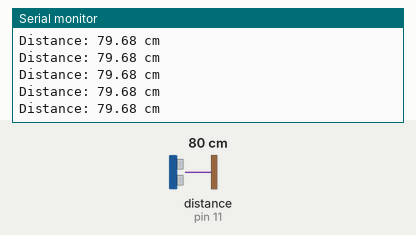
This sketch was run on a simulated Arduino Uno, built with avr-gcc and run on an emulated ATmega328P. Shown: the last lines printed to the serial monitor. Wiring (inferred from the names in the program): ultrasonic range finder: trigger pin 12; echo pin 11. The test bench sets the inputs (shaded band); at power-on: distance to the obstacle (sensor on pin 11) 80 cm. The echo pulse lasts 58.3 µs per cm.

Above: at 1.2 s.
1.3 s: distance to the obstacle (sensor on pin 11) set to 120 cm
At 1.49 s:
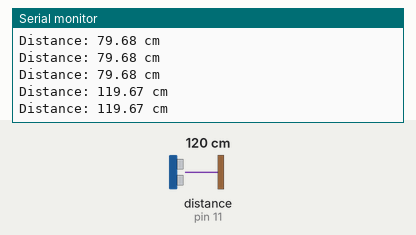
4.3 s: distance to the obstacle (sensor on pin 11) set to 35 cm
At 4.3 s:
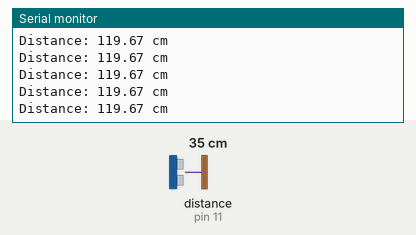
7.3 s: distance to the obstacle (sensor on pin 11) set to 250 cm
At 7.4 s:
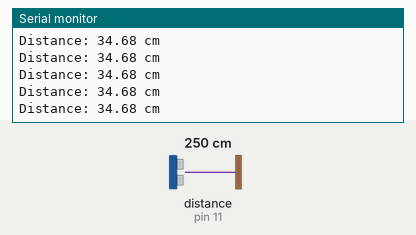
10.3 s: distance to the obstacle (sensor on pin 11) set to 35 cm
At 10.4 s:
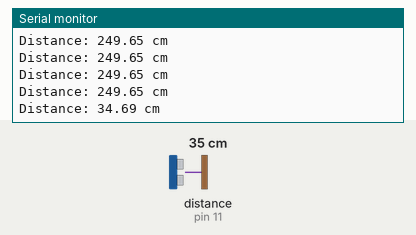
Timing chart, 0 to 13.3 s (numbered marks = the images above; inputs shaded):
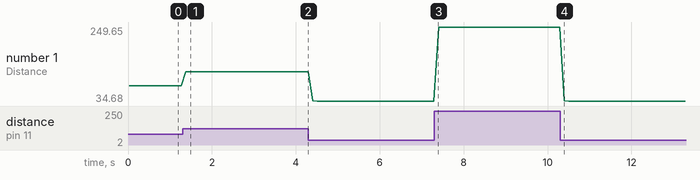

Measured:
- after the input at 1.3 s, the serial monitor: prints a new line after 0.08 s (image 1)
- after the input at 10.3 s, the serial monitor: prints a new line after 0.10 s (image 4)
- plotted number 1: 79.68 → 119.67 after the input at 1.3 s, 119.67 → 34.68 after the input at 4.3 s, 34.68 → 249.65 after the input at 7.3 s, 249.65 → 34.68 after the input at 10.3 s

The sketch:

DistanceTest.ino
```cpp
const int trigPin = 12;
const int echoPin = 11;


void setup() {
  Serial.begin(9600);

  pinMode(trigPin, OUTPUT);
  pinMode(echoPin, INPUT);

  digitalWrite(trigPin, LOW);

  Serial.println("UltraSonic Sensor Test");

}

void loop() {
  //send pulse
  digitalWrite(trigPin, LOW);
  delayMicroseconds(2);

  digitalWrite(trigPin, HIGH);
  delayMicroseconds(10);

  digitalWrite(trigPin, LOW);

  // Measure reflected pulse duration
  unsigned long duration =
      pulseIn(echoPin, HIGH, 30000UL);

  if (duration == 0) {
    Serial.println("No echo detected");
  } else {
    // Convert round-trip time to centimeters
    float distance = duration * 0.0343 / 2.0;

    Serial.print("Distance: ");
    Serial.print(distance);
    Serial.println(" cm");
  }

  delay(100);
}
```
